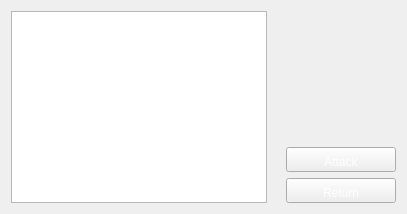
         <widget class="QWidget" name="stackedWidgetFightBottomBarPageAttack">
          <layout class="QHBoxLayout" name="horizontalLayout_23">
           <item>
            <widget class="QListWidget" name="listWidgetFightAttack"/>
           </item>
           <item>
            <widget class="QLabel" name="labelFightAttackDetails">
             <property name="maximumSize">
              <size>
               <width>200</width>
               <height>16777215</height>
              </size>
             </property>
             <property name="styleSheet">
              <string notr="true">color: rgb(0, 0, 0);</string>
             </property>
             <property name="wordWrap">
              <bool>true</bool>
             </property>
            </widget>
           </item>
           <item>
            <layout class="QVBoxLayout" name="verticalLayout_17">
             <item>
              <spacer name="verticalSpacer_16">
               <property name="orientation">
                <enum>Qt::Orientation::Vertical</enum>
               </property>
               <property name="sizeHint" stdset="0">
                <size>
                 <width>20</width>
                 <height>40</height>
                </size>
               </property>
              </spacer>
             </item>
             <item>
              <widget class="QPushButton" name="pushButtonFightAttackConfirmed">
               <property name="minimumSize">
                <size>
                 <width>110</width>
                 <height>25</height>
                </size>
               </property>
               <property name="maximumSize">
                <size>
                 <width>110</width>
                 <height>25</height>
                </size>
               </property>
               <property name="styleSheet">
                <string notr="true">QPushButton::hover {
background-position:left center;
}
QPushButton::pressed {
background-position:left bottom;
}
QPushButton { 
background-image: url(:/images/interface/button-generic.png);
border-image: url(:/images/empty.png);
color: rgb(255, 255, 255);
padding-left:4px;
padding-right:4px;
padding-top:8px;
padding-bottom:3px;
}</string>
               </property>
               <property name="text">
                <string>Attack</string>
               </property>
              </widget>
             </item>
             <item>
              <widget class="QPushButton" name="pushButtonFightReturn">
               <property name="minimumSize">
                <size>
                 <width>110</width>
                 <height>25</height>
                </size>
               </property>
               <property name="maximumSize">
                <size>
                 <width>110</width>
                 <height>25</height>
                </size>
               </property>
               <property name="styleSheet">
                <string notr="true">QPushButton::hover {
background-position:left center;
}
QPushButton::pressed {
background-position:left bottom;
}
QPushButton { 
background-image: url(:/images/interface/button-generic.png);
border-image: url(:/images/empty.png);
color: rgb(255, 255, 255);
padding-left:4px;
padding-right:4px;
padding-top:8px;
padding-bottom:3px;
}</string>
               </property>
               <property name="text">
                <string>Return</string>
               </property>
              </widget>
             </item>
            </layout>
           </item>
          </layout>
         </widget>
